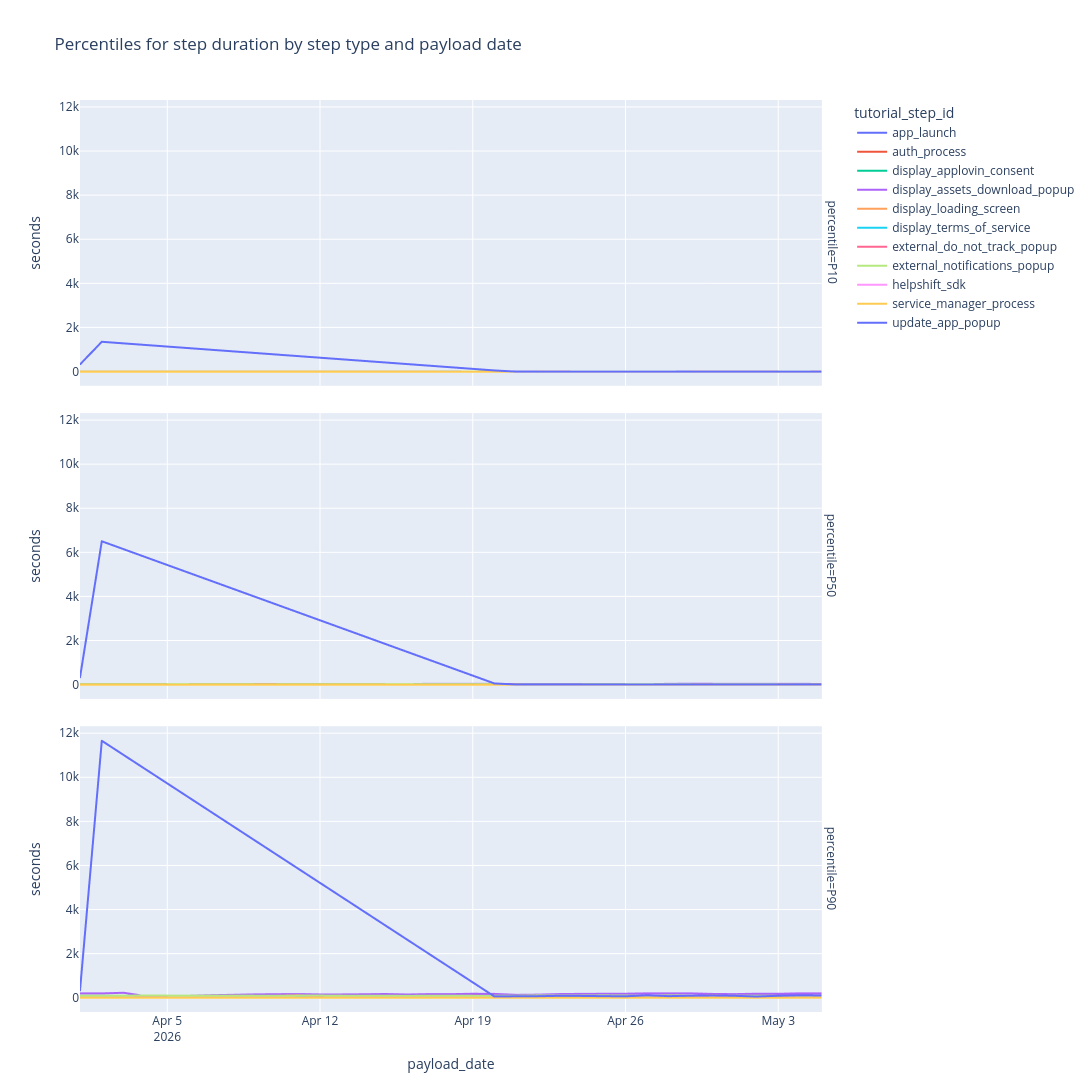

Here is the notebook cell this chart was saved with:
### Code cell
fig = px.line(percentiles_melted, 
              x='payload_date', 
              y='seconds',
              color='tutorial_step_id',
              facet_row='percentile',
              title='Percentiles for step duration by step type and payload date',
              width=1200,
              height=1200,
              hover_data={'seconds': True, 'payload_date': True, 'tutorial_step_id': True},
)
fig.show()
